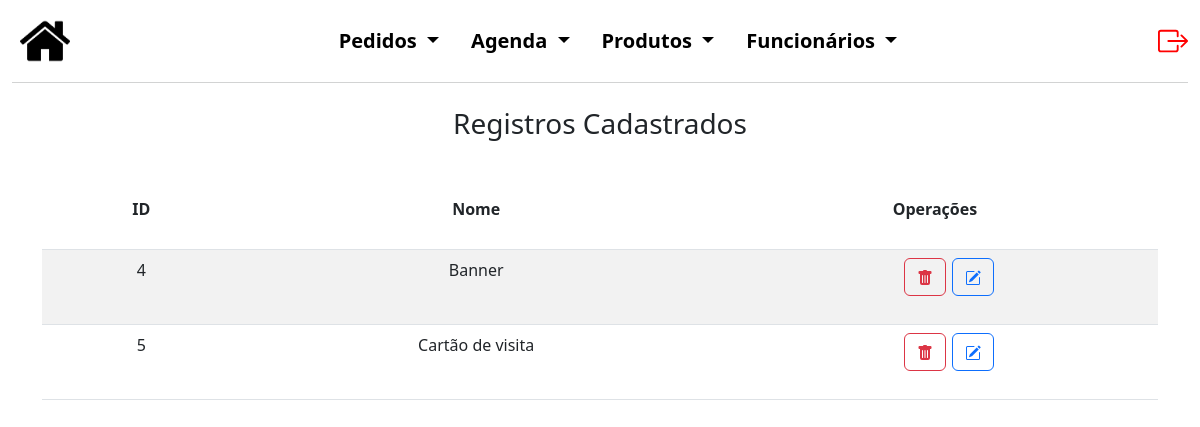
Before: /produto/categoria.php (signed in) with the older database file.
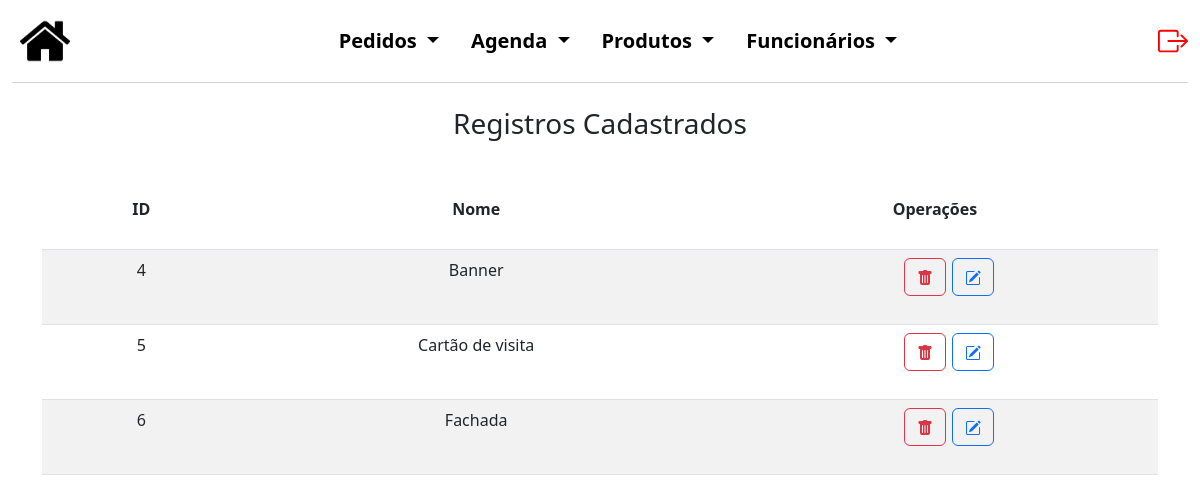
After: the same page with the newer database file.
### tables this page shows
CREATE TABLE `categoria` (
  `codCat` int(5) NOT NULL,
  `nome` varchar(50) NOT NULL
);

### produto/categoria.php (the view, shortened to what the changed rows need)
<?php
$conexao = novaConexao();
$registros = [];
$erro = false;
try {
    $sql = "SELECT * FROM categoria";
    $stmt = $conexao->prepare($sql);
    $stmt->execute();
    $registros = $stmt->fetchAll(PDO::FETCH_ASSOC);
} catch (PDOException $e) {
    $erro = true;
    echo "Erro: " . $e->getMessage();
}
?>
<!DOCTYPE html>
<html lang="pt-BR">
<head>
    <link href="https://cdn.jsdelivr.net/npm/bootstrap@5.3.0/dist/css/bootstrap.min.css" rel="stylesheet">
    <link rel="stylesheet" href="../style.css">
</head>
<body>
    <?php if ($erro): ?>
        <div class="alert alert-danger" role="alert">
            Não foi possível carregar os dados.
        </div>
    <?php else: ?>
        <div class="container consContainer">
            <table class="table table-striped">
                <thead>
                    <tr>
                        <th>
                            <div class="row justify-content-center text-center titleCons">
                                ID
                            </div>
                        </th>
                        <th>
                            <div class="row justify-content-center text-center titleCons">
                                Nome
                            </div>
                        </th>
                        <th>
                            <div class="row justify-content-center text-center titleCons">
                                Operações
                            </div>
                        </th>
                    </tr>
                </thead>
                <tbody>
                    <?php foreach ($registros as $registro): ?>
                        <tr>
                            <td>
                                <div class="row justify-content-center registro">
                                    <?php echo ($registro['codCat']); ?>
                                </div>
                            </td>
                            <td>
                                <div class="row justify-content-center registro">
                                    <?php echo ($registro['nome']); ?>
                                </div>
                            </td>
                            <td>
                                <div class="row text-center justify-content-center operacoes">
                                    <div class="col-1 oprBtn">
                                        <form method="POST">
                                            <button type="submit" name="delete" class="btn btn-outline-danger">
                                            </button>
                                        </form>
                                    </div>
                                    <div class="col-1 oprBtn">
                                        <form method="POST">
                                            <button type="submit" name="edit" class="btn btn-outline-primary">
                                            </button>
                                        </form>
                                    </div>
                                </div>
                            </td>
                        </tr>
                    <?php endforeach; ?>
                </tbody>
            </table>
        </div>
    <?php endif; ?>
</body>
</html>

Changed rows visible on the page:
added categoria: codCat "6", nome "Fachada"
